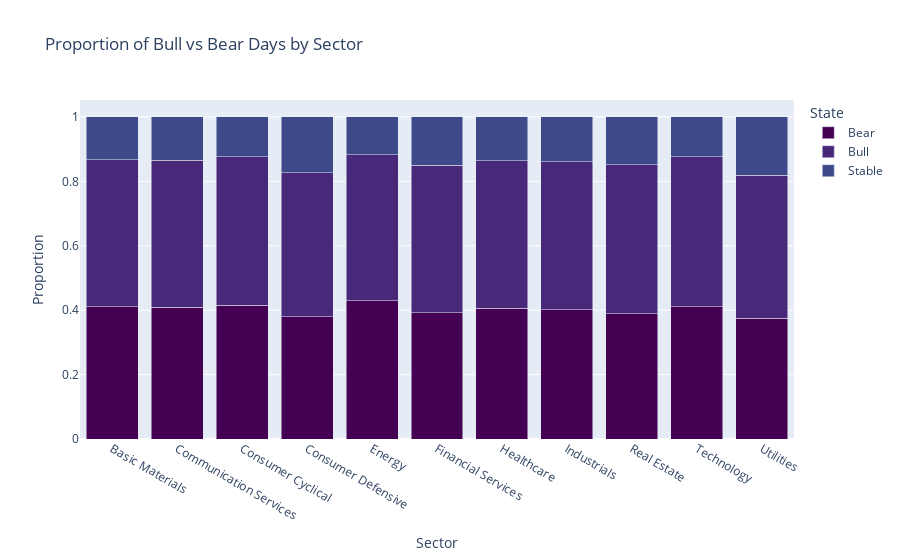

Notebook source saved alongside this figure:
### Code cell
state_counts = (
    sp_sector.groupby(['Sector', 'State'])
    .size()
    .unstack(fill_value=0)
    .apply(lambda x: x / x.sum(), axis=1)
)

state_counts_reset = state_counts.reset_index().melt(id_vars='Sector', var_name='State', value_name='Proportion')

fig = px.bar(
    state_counts_reset,
    x='Sector',
    y='Proportion',
    color='State',
    title='Proportion of Bull vs Bear Days by Sector',
    barmode='stack',
    color_discrete_sequence=px.colors.sequential.Viridis
)
fig.update_layout(
    xaxis_title='Sector',
    yaxis_title='Proportion',
    legend_title='State'
)
fig.show()

### Figure 1 — Plotly figure (JSON) as saved in the notebook; plotly's stock layout.template omitted (floating-point values rounded to 4 significant figures)
{"data": [{"hovertemplate": "State=Bear<br>Sector=%{x}<br>Proportion=%{y}<extra></extra>", "legendgroup": "Bear", "marker": {"color": "#440154", "pattern": {"shape": ""}}, "name": "Bear", "orientation": "v", "showlegend": true, "textposition": "auto", "type": "bar", "x": ["Basic Materials", "Communication Services", "Consumer Cyclical", "Consumer Defensive", "Energy", "Financial Services", "Healthcare", "Industrials", "Real Estate", "Technology", "Utilities"], "xaxis": "x", "y": [0.4101, 0.4092, 0.4149, 0.3799, 0.4288, 0.3927, 0.4059, 0.4021, 0.3888, 0.4108, 0.3753], "yaxis": "y"}, {"hovertemplate": "State=Bull<br>Sector=%{x}<br>Proportion=%{y}<extra></extra>", "legendgroup": "Bull", "marker": {"color": "#482878", "pattern": {"shape": ""}}, "name": "Bull", "orientation": "v", "showlegend": true, "textposition": "auto", "type": "bar", "x": ["Basic Materials", "Communication Services", "Consumer Cyclical", "Consumer Defensive", "Energy", "Financial Services", "Healthcare", "Industrials", "Real Estate", "Technology", "Utilities"], "xaxis": "x", "y": [0.457, 0.4561, 0.4616, 0.447, 0.4537, 0.4571, 0.4583, 0.4581, 0.4627, 0.4652, 0.4444], "yaxis": "y"}, {"hovertemplate": "State=Stable<br>Sector=%{x}<br>Proportion=%{y}<extra></extra>", "legendgroup": "Stable", "marker": {"color": "#3e4989", "pattern": {"shape": ""}}, "name": "Stable", "orientation": "v", "showlegend": true, "textposition": "auto", "type": "bar", "x": ["Basic Materials", "Communication Services", "Consumer Cyclical", "Consumer Defensive", "Energy", "Financial Services", "Healthcare", "Industrials", "Real Estate", "Technology", "Utilities"], "xaxis": "x", "y": [0.1329, 0.1347, 0.1236, 0.1732, 0.1175, 0.1502, 0.1358, 0.1398, 0.1484, 0.124, 0.1803], "yaxis": "y"}], "layout": {"barmode": "stack", "legend": {"title": {"text": "State"}, "tracegroupgap": 0}, "title": {"text": "Proportion of Bull vs Bear Days by Sector"}, "xaxis": {"anchor": "y", "domain": [0, 1], "title": {"text": "Sector"}}, "yaxis": {"anchor": "x", "domain": [0, 1], "title": {"text": "Proportion"}}}}
